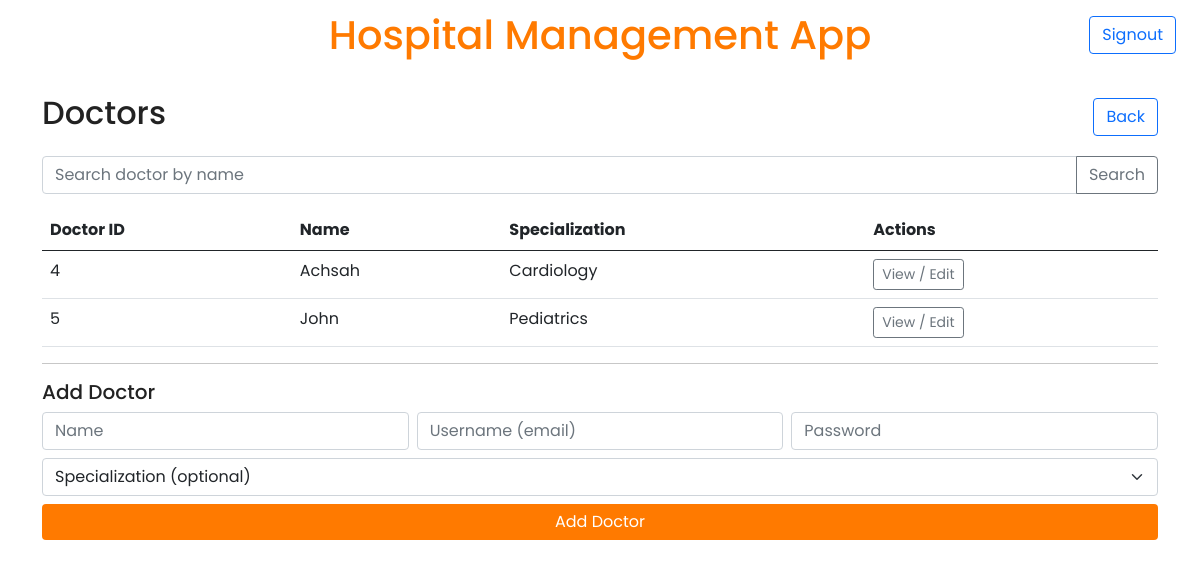
/admin/doctors (signed in), run on the app's committed database.
### backend/models.py (models this page shows)
class Doctor(db.Model):
  __tablename__ = 'doctors'
  id = db.Column(db.Integer, primary_key=True)
  name = db.Column(db.String, nullable=False)
  email = db.Column(db.String, unique=True, nullable=False)
  password = db.Column(db.String, nullable=False)
  specialization_id = db.Column(db.Integer, db.ForeignKey('departments.id', ondelete='SET NULL'))
  bio = db.Column(db.Text)
  blacklisted = db.Column(db.Integer, default=0)
  appointments = db.relationship('Appointment', backref='doctor_obj', lazy='dynamic', passive_deletes=True)
  availabilities = db.relationship('DoctorAvailability', backref='doctor_obj', cascade='all, delete-orphan', passive_deletes=True)

class Department(db.Model):
  __tablename__ = 'departments'
  id = db.Column(db.Integer, primary_key=True)
  name = db.Column(db.String, unique=True, nullable=False)
  description = db.Column(db.String)
  doctors = db.relationship('Doctor', backref='specialization_obj', lazy='dynamic', passive_deletes=True)

### backend/controller.py (the view)
    @app.route('/admin/doctors', methods=['GET', 'POST'])
    def route_show_admin_doctors_list():
        search_query = (request.args.get('q') or '').strip()
        if search_query:
            doctors = db.session.query(Doctor.id, Doctor.name, Doctor.email, Department.name.label('specialization'))
            doctors = doctors.outerjoin(Department, Doctor.specialization_id == Department.id).filter(Doctor.name.ilike(f"%{search_query}%"))
            doctors = doctors.all()
        else:
            doctors = db.session.query(Doctor.id, Doctor.name, Doctor.email, Department.name.label('specialization')).outerjoin(Department, Doctor.specialization_id == Department.id).all()
        departments = Department.query.with_entities(Department.id, Department.name).all()
        return render_template('admin/doctors_list.html', doctors=doctors, departments=departments, search_query=search_query)

### templates/admin/doctors_list.html (shortened to what this page needs)
{% extends "base.html" %}
{% block main_content %}
<div class="d-flex justify-content-between align-items-center mb-3">
  <h2>Doctors</h2>
  <a class="btn btn-outline-primary" href="{{ url_for('route_show_admin_dashboard') }}">Back</a>
</div>
<form class="mb-3">
  <div class="input-group">
    <input name="q" class="form-control" placeholder="Search doctor by name" value="{{ search_query }}">
    <button class="btn btn-outline-secondary" type="submit">Search</button>
  </div>
</form>
<table class="table">
  <thead>
    <tr><th>Doctor ID</th><th>Name</th><th>Specialization</th><th>Actions</th></tr>
  </thead>
  <tbody>
    {% for doc in doctors %}
    <tr>
      <td>{{ doc.id }}</td>
      <td>{{ doc.name }}</td>
      <td>{{ doc.specialization or '-' }}</td>
      <td>
        <a class="btn btn-sm btn-outline-secondary" href="{{ url_for('route_show_admin_doctor_detail', doctor_id=doc.id) }}">View / Edit</a>
      </td>
    </tr>
    {% endfor %}
  </tbody>
</table>
<hr>
<h5>Add Doctor</h5>
<form method="post" action="{{ url_for('route_admin_add_doctor') }}">
  <div class="row g-2">
    <div class="col"><input name="add_name" class="form-control" placeholder="Name" required></div>
    <div class="col"><input name="add_email" class="form-control" placeholder="Username (email)" required></div>
    <div class="col"><input name="add_password" class="form-control" placeholder="Password" required></div>
  </div>
  <div class="mt-2">
    <select name="add_specialization" class="form-select">
      <option value="">Specialization (optional)</option>
    </select>
  </div>
  <div class="mt-2 d-grid"><button class="btn btn-primary-action" type="submit">Add Doctor</button></div>
</form>
{% endblock %}

### static/css/style.css (style rules this page uses)
:root { --primary-orange: #ff7a00; --primary-orange-dark: #e66800; --neutral-muted: #6c757d; --available-green: #d4f7d4; --unavailable-red: #ffd6d6; }
body { background-color: #ffffff; color: #222222; font-family: 'Poppins', sans-serif; }
.btn-primary-action { background-color: var(--primary-orange); color: #ffffff; border: none; }

### data on the page
Doctor: id "4", name "Achsah", name "Cardiology"
Doctor: id "5", name "John", name "Pediatrics"
